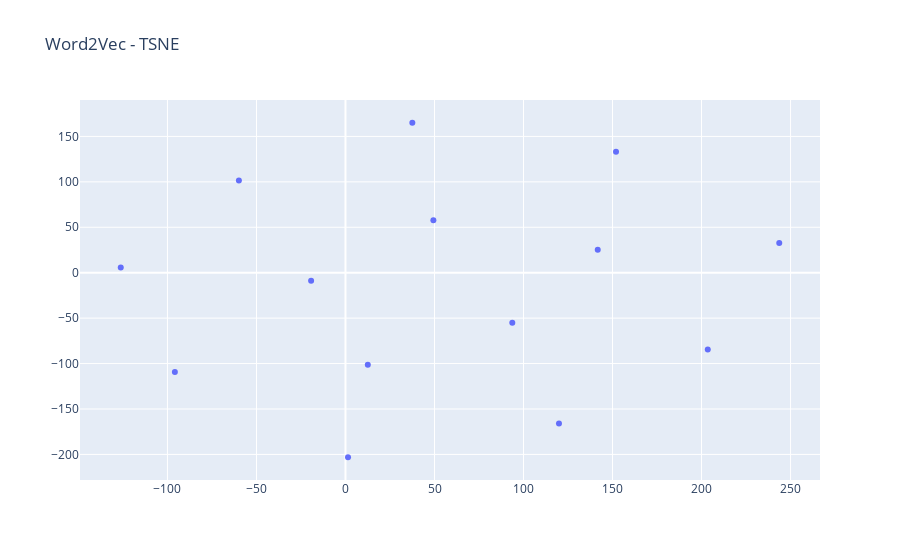

Here is the notebook cell this chart was saved with:
### Code cell
from sklearn.manifold import TSNE
import numpy as np

def reduce_dimensions(model):
    num_components = 2 # number of dimensions to keep after compression
    # extract vocabulary from model and vectors in order to associate them in t
    vectors = np.asarray(model.wv.vectors)
    labels = np.asarray(model.wv.index2entity)
    # apply TSNE
    tsne = TSNE(n_components=num_components, random_state=0)
    vectors = tsne.fit_transform(vectors)
    x_vals = [v[0] for v in vectors]
    y_vals = [v[1] for v in vectors]
    return x_vals, y_vals, labels

def plot_embeddings(x_vals, y_vals, labels):
    import plotly.graph_objs as go
    fig = go.Figure()
    trace = go.Scatter(x=x_vals, y=y_vals, mode='markers', text=labels)
    fig.add_trace(trace)
    fig.update_layout(title="Word2Vec - TSNE")
    fig.show()
    return fig

x_vals, y_vals, labels = reduce_dimensions(model)
plot = plot_embeddings(x_vals, y_vals, labels)

### Figure 1 — Plotly figure (JSON) as saved in the notebook; plotly's stock layout.template omitted (floating-point values rounded to 4 significant figures)
{"data": [{"mode": "markers", "text": ["3.0-3.0", "3.0-13.0", "3.0-5.0", "3.0-9.0", "2.0-6.0", "3.0-8.0", "2.0-11.0", "1.0-10.0", "2.0-1.0", "1.0-7.0", "3.0-4.0", "1.0-2.0", "2.0-13.0", "3.0-12.0"], "type": "scatter", "x": [1.425, 93.7, 141.7, -126.2, -59.87, 152.0, 12.54, 49.37, 203.5, 119.9, -19.32, -95.84, 37.55, 243.6], "y": [-203.1, -55.02, 25.32, 5.74, 101.5, 133.1, -101.4, 57.77, -84.54, -166.1, -8.882, -109.4, 165.1, 32.73]}], "layout": {"title": {"text": "Word2Vec - TSNE"}}}
